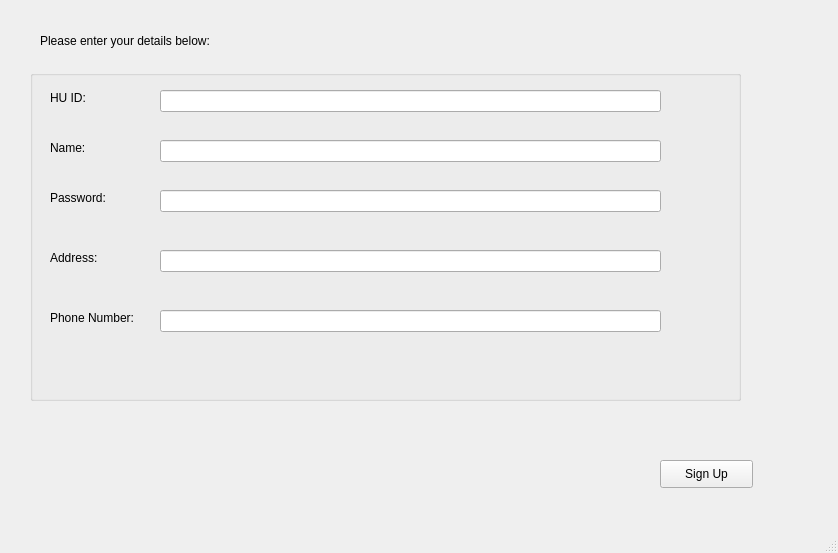
<?xml version="1.0" encoding="UTF-8"?>
<ui version="4.0">
 <class>MainWindow</class>
 <widget class="QMainWindow" name="MainWindow">
  <property name="geometry">
   <rect>
    <x>0</x>
    <y>0</y>
    <width>838</width>
    <height>553</height>
   </rect>
  </property>
  <property name="windowTitle">
   <string>MainWindow</string>
  </property>
  <widget class="QWidget" name="centralwidget">
   <widget class="QLabel" name="label">
    <property name="geometry">
     <rect>
      <x>40</x>
      <y>0</y>
      <width>241</width>
      <height>81</height>
     </rect>
    </property>
    <property name="text">
     <string>Please enter your details below:</string>
    </property>
   </widget>
   <widget class="QGroupBox" name="groupBox">
    <property name="geometry">
     <rect>
      <x>30</x>
      <y>70</y>
      <width>711</width>
      <height>331</height>
     </rect>
    </property>
    <property name="title">
     <string/>
    </property>
    <widget class="QLineEdit" name="EnterName">
     <property name="geometry">
      <rect>
       <x>130</x>
       <y>70</y>
       <width>501</width>
       <height>22</height>
      </rect>
     </property>
    </widget>
    <widget class="QLabel" name="label_2">
     <property name="geometry">
      <rect>
       <x>20</x>
       <y>70</y>
       <width>55</width>
       <height>16</height>
      </rect>
     </property>
     <property name="text">
      <string>Name:</string>
     </property>
    </widget>
    <widget class="QLabel" name="label_3">
     <property name="geometry">
      <rect>
       <x>20</x>
       <y>20</y>
       <width>91</width>
       <height>16</height>
      </rect>
     </property>
     <property name="text">
      <string>HU ID:</string>
     </property>
    </widget>
    <widget class="QLabel" name="label_5">
     <property name="geometry">
      <rect>
       <x>20</x>
       <y>120</y>
       <width>61</width>
       <height>16</height>
      </rect>
     </property>
     <property name="text">
      <string>Password:</string>
     </property>
    </widget>
    <widget class="QLineEdit" name="EnterID">
     <property name="geometry">
      <rect>
       <x>130</x>
       <y>20</y>
       <width>501</width>
       <height>22</height>
      </rect>
     </property>
    </widget>
    <widget class="QLineEdit" name="EnterPassword">
     <property name="geometry">
      <rect>
       <x>130</x>
       <y>120</y>
       <width>501</width>
       <height>22</height>
      </rect>
     </property>
    </widget>
    <widget class="QLabel" name="label_7">
     <property name="geometry">
      <rect>
       <x>20</x>
       <y>240</y>
       <width>91</width>
       <height>16</height>
      </rect>
     </property>
     <property name="text">
      <string>Phone Number:</string>
     </property>
    </widget>
    <widget class="QLineEdit" name="EnterPhone">
     <property name="geometry">
      <rect>
       <x>130</x>
       <y>240</y>
       <width>501</width>
       <height>22</height>
      </rect>
     </property>
    </widget>
    <widget class="QLabel" name="label_8">
     <property name="geometry">
      <rect>
       <x>20</x>
       <y>180</y>
       <width>91</width>
       <height>16</height>
      </rect>
     </property>
     <property name="text">
      <string>Address:</string>
     </property>
    </widget>
    <widget class="QLineEdit" name="EnterAddress">
     <property name="geometry">
      <rect>
       <x>130</x>
       <y>180</y>
       <width>501</width>
       <height>22</height>
      </rect>
     </property>
    </widget>
   </widget>
   <widget class="QLabel" name="label_6">
    <property name="geometry">
     <rect>
      <x>370</x>
      <y>30</y>
      <width>111</width>
      <height>81</height>
     </rect>
    </property>
    <property name="text">
     <string/>
    </property>
   </widget>
   <widget class="QPushButton" name="AddUser">
    <property name="geometry">
     <rect>
      <x>660</x>
      <y>460</y>
      <width>93</width>
      <height>28</height>
     </rect>
    </property>
    <property name="text">
     <string>Sign Up</string>
    </property>
   </widget>
  </widget>
  <widget class="QMenuBar" name="menubar">
   <property name="geometry">
    <rect>
     <x>0</x>
     <y>0</y>
     <width>838</width>
     <height>26</height>
    </rect>
   </property>
  </widget>
  <widget class="QStatusBar" name="statusbar"/>
 </widget>
 <resources/>
 <connections/>
</ui>
